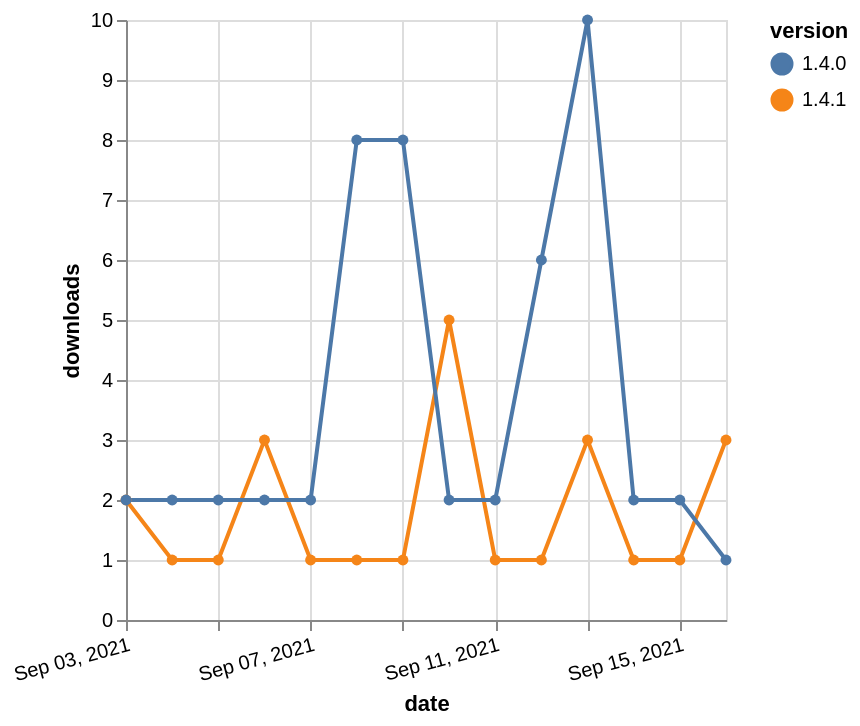

Vega-Lite specification for this chart:
### Vega-Lite specification from a JSON file in a GitHub repository (floating-point values rounded to 4 significant figures)
{"$schema": "https://vega.github.io/schema/vega-lite/v5.json", "description": "A simple bar chart with embedded data.", "data": {"values": [{"date": "2021-09-03", "total": 351, "delta": 2, "version": "1.4.1"}, {"date": "2021-09-04", "total": 352, "delta": 1, "version": "1.4.1"}, {"date": "2021-09-05", "total": 353, "delta": 1, "version": "1.4.1"}, {"date": "2021-09-06", "total": 356, "delta": 3, "version": "1.4.1"}, {"date": "2021-09-07", "total": 357, "delta": 1, "version": "1.4.1"}, {"date": "2021-09-08", "total": 358, "delta": 1, "version": "1.4.1"}, {"date": "2021-09-09", "total": 359, "delta": 1, "version": "1.4.1"}, {"date": "2021-09-10", "total": 364, "delta": 5, "version": "1.4.1"}, {"date": "2021-09-11", "total": 365, "delta": 1, "version": "1.4.1"}, {"date": "2021-09-12", "total": 366, "delta": 1, "version": "1.4.1"}, {"date": "2021-09-13", "total": 369, "delta": 3, "version": "1.4.1"}, {"date": "2021-09-14", "total": 370, "delta": 1, "version": "1.4.1"}, {"date": "2021-09-15", "total": 371, "delta": 1, "version": "1.4.1"}, {"date": "2021-09-16", "total": 374, "delta": 3, "version": "1.4.1"}, {"date": "2021-09-03", "total": 3330, "delta": 2, "version": "1.4.0"}, {"date": "2021-09-04", "total": 3332, "delta": 2, "version": "1.4.0"}, {"date": "2021-09-05", "total": 3334, "delta": 2, "version": "1.4.0"}, {"date": "2021-09-06", "total": 3336, "delta": 2, "version": "1.4.0"}, {"date": "2021-09-07", "total": 3338, "delta": 2, "version": "1.4.0"}, {"date": "2021-09-08", "total": 3346, "delta": 8, "version": "1.4.0"}, {"date": "2021-09-09", "total": 3354, "delta": 8, "version": "1.4.0"}, {"date": "2021-09-10", "total": 3356, "delta": 2, "version": "1.4.0"}, {"date": "2021-09-11", "total": 3358, "delta": 2, "version": "1.4.0"}, {"date": "2021-09-12", "total": 3364, "delta": 6, "version": "1.4.0"}, {"date": "2021-09-13", "total": 3374, "delta": 10, "version": "1.4.0"}, {"date": "2021-09-14", "total": 3376, "delta": 2, "version": "1.4.0"}, {"date": "2021-09-15", "total": 3378, "delta": 2, "version": "1.4.0"}, {"date": "2021-09-16", "total": 3379, "delta": 1, "version": "1.4.0"}]}, "width": "container", "mark": {"type": "line", "point": {"filled": true}}, "encoding": {"x": {"field": "date", "type": "temporal", "timeUnit": "yearmonthdate", "title": "date", "axis": {"labelAngle": -15}}, "y": {"field": "delta", "type": "quantitative", "title": "downloads"}, "color": {"field": "version", "type": "nominal"}, "tooltip": {"field": "delta"}}}
